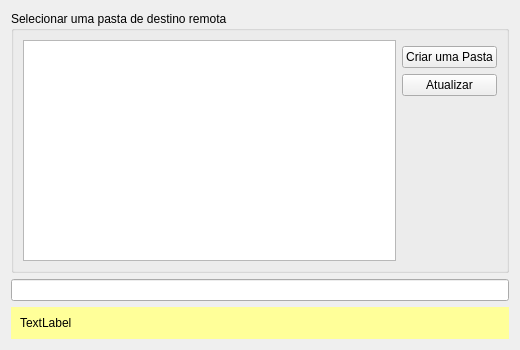
<?xml version="1.0" encoding="UTF-8"?>
<ui version="4.0">
 <class>FolderWizardTargetPage</class>
 <widget class="QWidget" name="FolderWizardTargetPage">
  <property name="geometry">
   <rect>
    <x>0</x>
    <y>0</y>
    <width>520</width>
    <height>350</height>
   </rect>
  </property>
  <property name="windowTitle">
   <string>Form</string>
  </property>
  <layout class="QGridLayout" name="gridLayout_6">
   <item row="1" column="0">
    <widget class="QLineEdit" name="folderEntry"/>
   </item>
   <item row="2" column="0">
    <widget class="QFrame" name="warnFrame">
     <property name="palette">
      <palette>
       <active>
        <colorrole role="Base">
         <brush brushstyle="SolidPattern">
          <color alpha="255">
           <red>255</red>
           <green>255</green>
           <blue>255</blue>
          </color>
         </brush>
        </colorrole>
        <colorrole role="Window">
         <brush brushstyle="SolidPattern">
          <color alpha="255">
           <red>255</red>
           <green>255</green>
           <blue>153</blue>
          </color>
         </brush>
        </colorrole>
       </active>
       <inactive>
        <colorrole role="Base">
         <brush brushstyle="SolidPattern">
          <color alpha="255">
           <red>255</red>
           <green>255</green>
           <blue>255</blue>
          </color>
         </brush>
        </colorrole>
        <colorrole role="Window">
         <brush brushstyle="SolidPattern">
          <color alpha="255">
           <red>255</red>
           <green>255</green>
           <blue>153</blue>
          </color>
         </brush>
        </colorrole>
       </inactive>
       <disabled>
        <colorrole role="Base">
         <brush brushstyle="SolidPattern">
          <color alpha="255">
           <red>255</red>
           <green>255</green>
           <blue>153</blue>
          </color>
         </brush>
        </colorrole>
        <colorrole role="Window">
         <brush brushstyle="SolidPattern">
          <color alpha="255">
           <red>255</red>
           <green>255</green>
           <blue>153</blue>
          </color>
         </brush>
        </colorrole>
       </disabled>
      </palette>
     </property>
     <property name="autoFillBackground">
      <bool>true</bool>
     </property>
     <property name="frameShape">
      <enum>QFrame::NoFrame</enum>
     </property>
     <property name="frameShadow">
      <enum>QFrame::Raised</enum>
     </property>
     <layout class="QGridLayout" name="gridLayout_5">
      <item row="0" column="0">
       <layout class="QHBoxLayout" name="horizontalLayout">
        <item>
         <widget class="QLabel" name="warnLabel">
          <property name="autoFillBackground">
           <bool>true</bool>
          </property>
          <property name="frameShape">
           <enum>QFrame::NoFrame</enum>
          </property>
          <property name="frameShadow">
           <enum>QFrame::Plain</enum>
          </property>
          <property name="text">
           <string>TextLabel</string>
          </property>
          <property name="textFormat">
           <enum>Qt::RichText</enum>
          </property>
          <property name="wordWrap">
           <bool>true</bool>
          </property>
          <property name="margin">
           <number>3</number>
          </property>
         </widget>
        </item>
       </layout>
      </item>
     </layout>
    </widget>
   </item>
   <item row="0" column="0">
    <widget class="QGroupBox" name="groupBox">
     <property name="title">
      <string>Selecionar uma pasta de destino remota</string>
     </property>
     <property name="flat">
      <bool>true</bool>
     </property>
     <property name="checkable">
      <bool>false</bool>
     </property>
     <layout class="QGridLayout" name="gridLayout">
      <item row="1" column="1">
       <widget class="QPushButton" name="addFolderButton">
        <property name="text">
         <string>Criar uma Pasta</string>
        </property>
       </widget>
      </item>
      <item row="3" column="1">
       <spacer name="verticalSpacer_2">
        <property name="orientation">
         <enum>Qt::Vertical</enum>
        </property>
        <property name="sizeHint" stdset="0">
         <size>
          <width>20</width>
          <height>40</height>
         </size>
        </property>
       </spacer>
      </item>
      <item row="2" column="1">
       <widget class="QPushButton" name="refreshButton">
        <property name="text">
         <string>Atualizar</string>
        </property>
       </widget>
      </item>
      <item row="0" column="0" rowspan="4">
       <widget class="QTreeWidget" name="folderTreeWidget">
        <property name="sortingEnabled">
         <bool>true</bool>
        </property>
        <property name="headerHidden">
         <bool>true</bool>
        </property>
        <column>
         <property name="text">
          <string>Pastas</string>
         </property>
        </column>
       </widget>
      </item>
     </layout>
    </widget>
   </item>
  </layout>
 </widget>
 <resources/>
 <connections/>
</ui>
